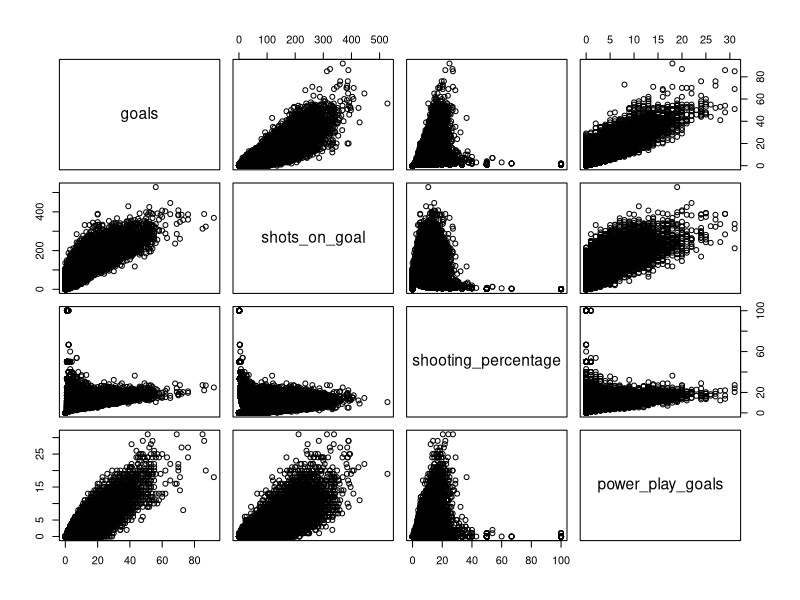
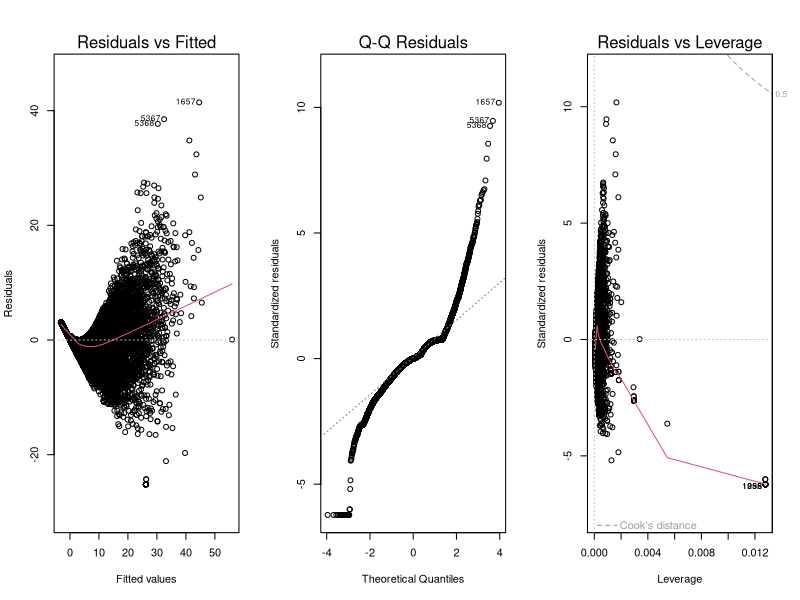
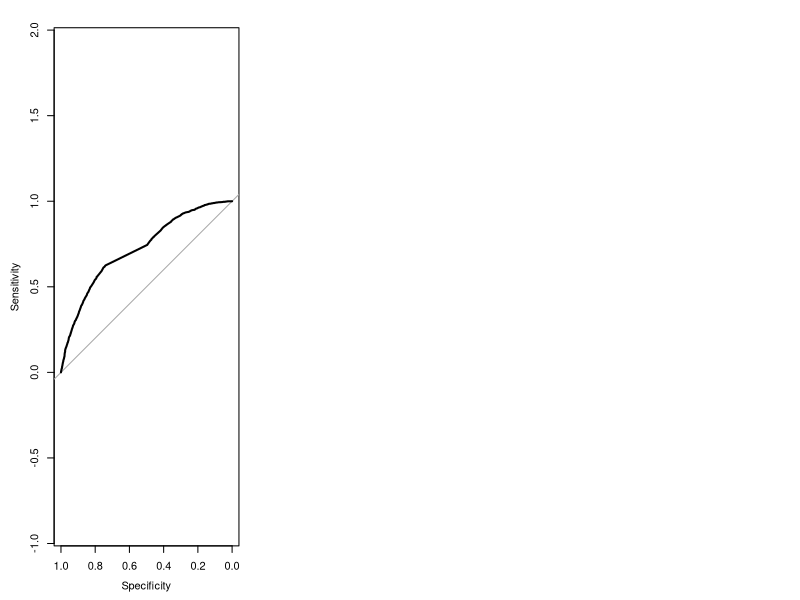

R code for these plots, in order:
## ---- chunk 1
library(tidyverse)
library(magrittr)
library(data.table) # Pre %like% operátor
library(caret) # Pre confusionMatrix
library(pROC)

## ---- chunk 2
getwd()
setwd('/Users/jakub/Documents/FIIT/OZNAL/2024/OZNAL_Zadania') # 
data <- read_delim("NHL_Players_Statistics.csv", col_names = TRUE, num_threads = 4, delim = ';');
data
view(data)
## ---- chunk 3
colnames(data) # Pôvodné mená stĺpcov

new_colnames <- c("player_name", "date_of_birth", "season_year", "season", "team", "games_played", "goals", "assists", "points", "plus_minus_ratings", "penalty_minutes",
                "shots_on_goal", "shooting_percentage", "power_play_goals", "power_play_assists", "short_goals", "short_assists", "game_winning_goals", "game_tying_goals",
                "time_on_ice_per_game", "production", "number", "games_started", "wins", "losses", "ties", "overtime_losses", "goals_against", "goals_against_average", "shots_against", "saves",
                "save_percentage", "shutouts", "position", "height", "weight", "bmi", "place_of_birth", "age", "experience")

colnames(data) <- new_colnames

colnames(data) # Nové mená stĺpcov
## ---- chunk 4
data %<>% separate("date_of_birth", into = c("Year", "Month", "Day"), sep = "-")
## ---- chunk 5
data %<>% separate("place_of_birth", into = c("city", "state"), sep = ",")
## ---- chunk 6
data$season <- gsub("'", "", data$season) # Funkcia gsub funguje podobne ako sub ale nahradí všetky výskyty
## ---- chunk 7
data$game_tying_goals[is.na(data$game_tying_goals)] <- 0
data$number[is.na(data$number)] <- 0
data$goals[is.na(data$goals)] <- 0
data$assists[is.na(data$assists)] <- 0
data$points[is.na(data$points)] <- 0
data$plus_minus_ratings[is.na(data$plus_minus_ratings)] <- 0
data$penalty_minutes[is.na(data$penalty_minutes)] <- 0
data$shots_on_goal[is.na(data$shots_on_goal)] <- 0
data$shooting_percentage[is.na(data$shooting_percentage)] <- 0
data$power_play_goals[is.na(data$power_play_goals)] <- 0
data$power_play_assists[is.na(data$power_play_assists)] <- 0
data$short_goals[is.na(data$short_goals)] <- 0
data$short_assists[is.na(data$short_assists)] <- 0
data$game_winning_goals[is.na(data$game_winning_goals)] <- 0
## ---- chunk 8
# Získame unikátne hodnoty z pozícií hráčov
unique(data$position)
data %<>% mutate(
  role = case_when(
    position %like% "Right_wing|Left_wing|Center|Forward" ~ "offensive",
    position %like% "Defence" ~ "defensive",
    position %like% "Goaltender" ~ "goalie",
    .default = "goalie"
  )
)
## ---- chunk 9
# Vytvorenie stĺpca role_oneHot na základe pozície
data <- data %>% 
  mutate(
    role_oneHot = if_else(role == "offensive", 1, 0)
  )

## ---- chunk 10
view(data)
## ---- chunk 11
selected_data <- data %>% select(goals, shots_on_goal, shooting_percentage, power_play_goals)
plot(selected_data)
#boxplot(selected_data)
## ---- chunk 12
# Filter na offensive a defensive
filtered_data <- data %>% filter(role == "offensive" | role == "defensive")

sample <- sample(c(TRUE, FALSE), nrow(filtered_data), replace=TRUE, prob=c(0.7,0.3))
train <- filtered_data[sample, ]
test <- filtered_data[!sample, ]

model <- lm(goals ~ shots_on_goal + shooting_percentage, data = train)
summary(model)
## ---- chunk 13
par(mfrow = c(1,3)) # Vytvorí grid 1x3
plot(model, which = c(1,2,5))
## ---- chunk 14
# Pre trénovacie dáta
residuals <- model$residuals
RSS <- sum(residuals^2)
RSS
RMSE <- sqrt(mean(residuals^2))
RMSE

# Pre testovacie dáta
predictions <- predict(model, test)
residuals_test <- test$goals - predictions
RSS_test <- sum(residuals_test^2)
RSS_test
RMSE_test <- RMSE(predictions, test$goals)
RMSE_test
## ---- chunk 15
# Rozdelenie dát na trenovaciu a testovaciu súpravu
set.seed(123)  
training_indices <- createDataPartition(data$role_oneHot, p = 0.7, list = FALSE)  
train_data <- data[training_indices, ]  
test_data <- data[-training_indices, ]  

## ---- chunk 16
# Vytvorenie logistického regresného modelu
model <- glm(role_oneHot ~ goals + assists , data = train_data, family = "binomial")  
## ---- chunk 17
# Predikcie a hodnotenie
predictions <- predict(model, test_data, type = "response")  
predicted_class <- if_else(predictions > 0.5, 1, 0)  
## ---- chunk 18
# Confusion matrix
cm <- confusionMatrix(as.factor(predicted_class), as.factor(test_data$role_oneHot))
print(cm)  
## ---- chunk 19
# ROC krivka a výpočet AUC
roc_response <- roc(response = test_data$role_oneHot, predictor = as.numeric(predictions))
plot(roc_response)  
## ---- chunk 20
# Výpočet a výpis hodnoty AUC (Area Under the Curve) pre ROC krivku
auc_value <- auc(roc_response)
print(auc_value)
## ---- chunk 21
# Výpis celkovej presnosti modelu
cm_overall_accuracy <- cm$overall['Accuracy']
print(paste("Accuracy:", cm_overall_accuracy))
## ---- chunk 22
# Výpočet a výpis proporcionálneho rozdelenia tried v testovacej sade
proportion_of_1 <- sum(cm$table[2,]) / sum(cm$table)
proportion_of_0 <- sum(cm$table[1,]) / sum(cm$table)
print(paste("Class proportions are: ", proportion_of_1, proportion_of_0, "for 1 and 0, respectively."))
## ---- chunk 23
# Výpočet a výpis presnosti (Precision) predpovedí modelu
precision <- cm$table[2,2] / (cm$table[2,2] + cm$table[2,1])
print(paste("Precision:", precision))
## ---- chunk 24
# Výpočet a výpis citlivosti (Recall) predpovedí modelu
recall <- cm$table[2,2] / (cm$table[2,2] + cm$table[1,2])
print(paste("Recall:", recall))
## ---- chunk 25
# Sumarizácia modelu a interpretácia koeficientov
model_summary <- summary(model)
print(model_summary)
